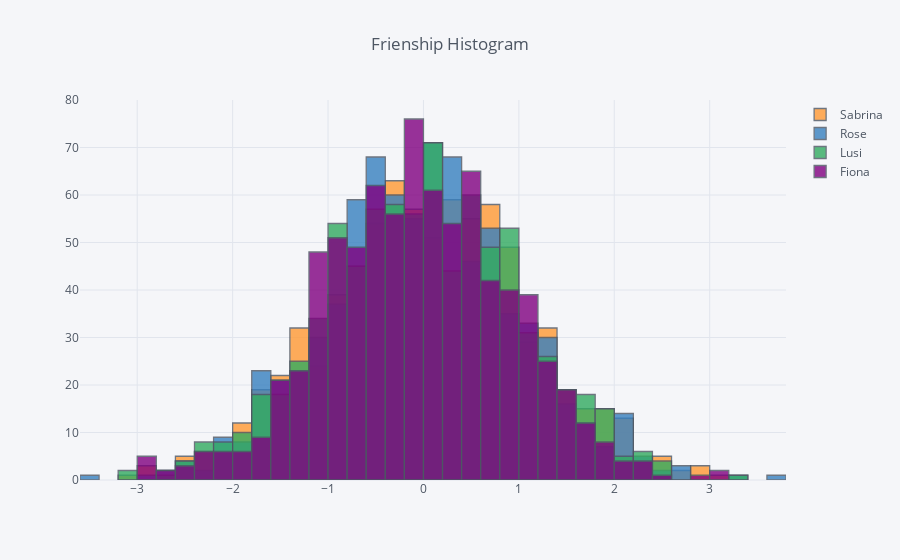

Here is the notebook cell this chart was saved with:
### Markdown cell above
Two of my besties randomly scattered.

### Code cell
# Histogram for all variables in the dataset
df.iplot(kind = 'hist', title='Frienship Histogram', bins=50)

### Figure 1 — Plotly figure (JSON) as saved in the notebook; plotly's stock layout.template omitted (floating-point values rounded to 4 significant figures; data arrays with more than 128 entries replaced by an {"elided": "..."} marker saying what was removed)
{"data": [{"histfunc": "count", "histnorm": "", "marker": {"color": "rgba(255, 153, 51, 1.0)", "line": {"color": "#4D5663", "width": 1.3}}, "name": "Sabrina", "nbinsx": 50, "opacity": 0.8, "orientation": "v", "type": "histogram", "x": {"elided": "800 float values"}}, {"histfunc": "count", "histnorm": "", "marker": {"color": "rgba(55, 128, 191, 1.0)", "line": {"color": "#4D5663", "width": 1.3}}, "name": "Rose", "nbinsx": 50, "opacity": 0.8, "orientation": "v", "type": "histogram", "x": {"elided": "800 float values"}}, {"histfunc": "count", "histnorm": "", "marker": {"color": "rgba(50, 171, 96, 1.0)", "line": {"color": "#4D5663", "width": 1.3}}, "name": "Lusi", "nbinsx": 50, "opacity": 0.8, "orientation": "v", "type": "histogram", "x": {"elided": "800 float values"}}, {"histfunc": "count", "histnorm": "", "marker": {"color": "rgba(128, 0, 128, 1.0)", "line": {"color": "#4D5663", "width": 1.3}}, "name": "Fiona", "nbinsx": 50, "opacity": 0.8, "orientation": "v", "type": "histogram", "x": {"elided": "800 float values"}}], "layout": {"barmode": "overlay", "legend": {"bgcolor": "#F5F6F9", "font": {"color": "#4D5663"}}, "paper_bgcolor": "#F5F6F9", "plot_bgcolor": "#F5F6F9", "title": "Frienship Histogram", "titlefont": {"color": "#4D5663"}, "xaxis1": {"gridcolor": "#E1E5ED", "showgrid": true, "tickfont": {"color": "#4D5663"}, "title": "", "titlefont": {"color": "#4D5663"}, "zerolinecolor": "#E1E5ED"}, "yaxis1": {"gridcolor": "#E1E5ED", "showgrid": true, "tickfont": {"color": "#4D5663"}, "title": "", "titlefont": {"color": "#4D5663"}, "zerolinecolor": "#E1E5ED"}}}
